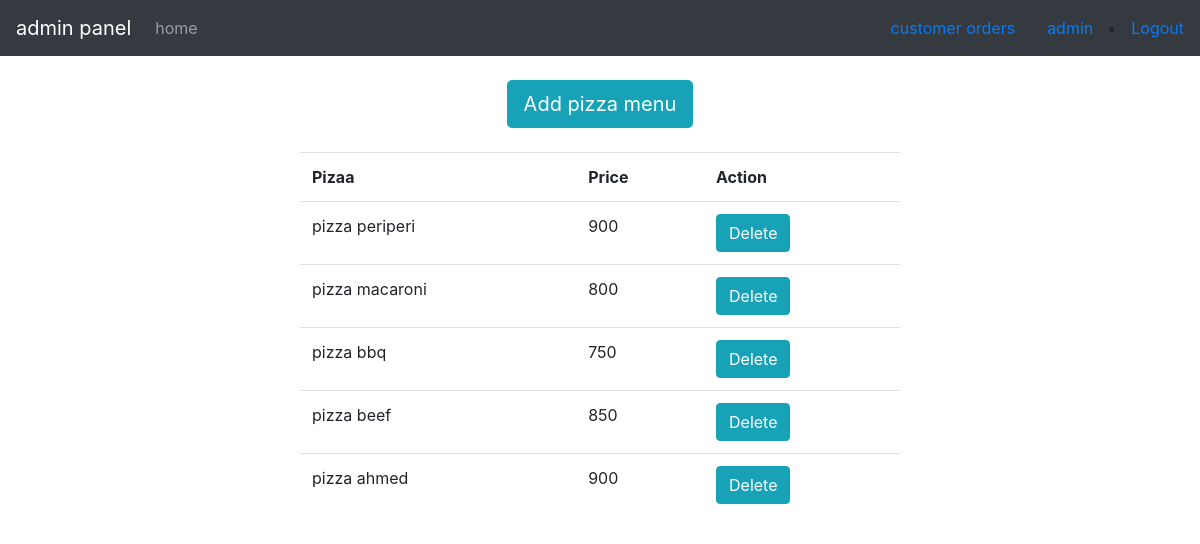
Screenshot of /dashboard/dashboard.php (signed in) with the database file from the repository.
### tables this page shows
CREATE TABLE `users` (
  `id` int(11) NOT NULL,
  `username` varchar(250) NOT NULL,
  `password` varchar(250) NOT NULL,
  `type` varchar(255) NOT NULL,
  `last_login` timestamp NOT NULL DEFAULT current_timestamp() ON UPDATE current_timestamp()
);

CREATE TABLE `menu` (
  `id` int(255) NOT NULL,
  `foodname` varchar(255) NOT NULL,
  `price` int(20) NOT NULL
);

### dashboard/dashboard.php (the view, shortened to what this page needs)
<?php
include '../helpers/dbconfig.php';
?>
<!DOCTYPE html>
<html>
<head>
 <link rel="stylesheet" href="../css/bootstrap.min.css">
 <link rel="stylesheet" type="text/css" href="bootstrap4/css/bootstrap.min.css">
</head>
<body>
  <?php
include 'navbar.php';
  ?>
 <center>
  <?php
  $usertype = $user_info['type'];
    if ($usertype== "admin") {
?>
<button type="button" class="btn btn-info btn-lg" data-toggle="modal" data-target="#myModal">Add pizza menu</button>
<?php
}
 ?>
</center>
<center>
<table class="table" style="margin-top: 2%; width: 50%">
  <tr>
      <th>Pizaa</th>
      <th>Price</th>
      <th>Action</th>
  </tr>
<?php
      $sql=$db->query("SELECT * FROM menu");
?>
<?php while ($item = mysqli_fetch_assoc($sql)): ?>
<tr>
      <td><?= $item['foodname'] ?></td>
      <td><?= $item['price'] ?></td>
      <?php
  $usertype = $user_info['type'];
    if ($usertype== "admin") {
?>
      <td><button class="btn btn-info"> <a href="delete.php?info=<?= $item['id'] ?>" style="color: white; text-decoration: none"> Delete</button> </a></td>
<?php }
else { ?>
    <td><button class="btn btn-info"> <a href="orders_quantity.php?info=<?= $item['id'] ?>" style="color: white;text-decoration: none"> Order</button> </a></td>
 <?php } ?>
</tr>
<?php endwhile; ?>
</table>
</center>
</body>
</html>

### dashboard/navbar.php (shortened to what this page needs)
<!DOCTYPE html>
<html lang="en">
<head>
  <link rel="stylesheet" href="https://maxcdn.bootstrapcdn.com/bootstrap/4.4.1/css/bootstrap.min.css">
</head>
<body>
   <?php
    $current_user = $_SESSION['SBUser'];
    $userdetails = $db->query("SELECT * FROM users WHERE id = '$current_user' ");
    $user_info = mysqli_fetch_assoc($userdetails);
     ?>
<nav class="navbar navbar-expand-md bg-dark navbar-dark">
  <?php
  $usertype = $user_info['type'];
    if ($usertype== "admin") { ?>
      <a class="navbar-brand" href="#">admin panel</a>
      <?php
    }else{ ?>
    <a class="navbar-brand" href="#">user panel</a>
<?php
    }
  ?>
  <div class="collapse navbar-collapse" id="collapsibleNavbar">
    <ul class="navbar-nav">
      <li class="nav-item">
        <a class="nav-link" href="dashboard.php">home</a>
      </li>
    </ul>
  </div>
         <?php
    if ($usertype== "admin") { ?>
        <a class="nav-link" href="cusorders.php">customer orders</a>
      <?php } else { ?>
        <a class="nav-link" href="cart.php">cart</a>
         <?php
      }
      ?>
  <a class="nav-link" href="#"><?php echo $user_info['username'];   ?></a>
    <li class="nav-item ml-auto">
      <a href="../index.php">Logout</a>
    </li>
</nav>
<br>
</body>
</html>

### rows the page displays
users: username "admin"
menu: foodname "pizza periperi", price "900"
menu: foodname "pizza macaroni", price "800"
menu: foodname "pizza bbq", price "750"
menu: foodname "pizza beef", price "850"
menu: foodname "pizza ahmed", price "900"
